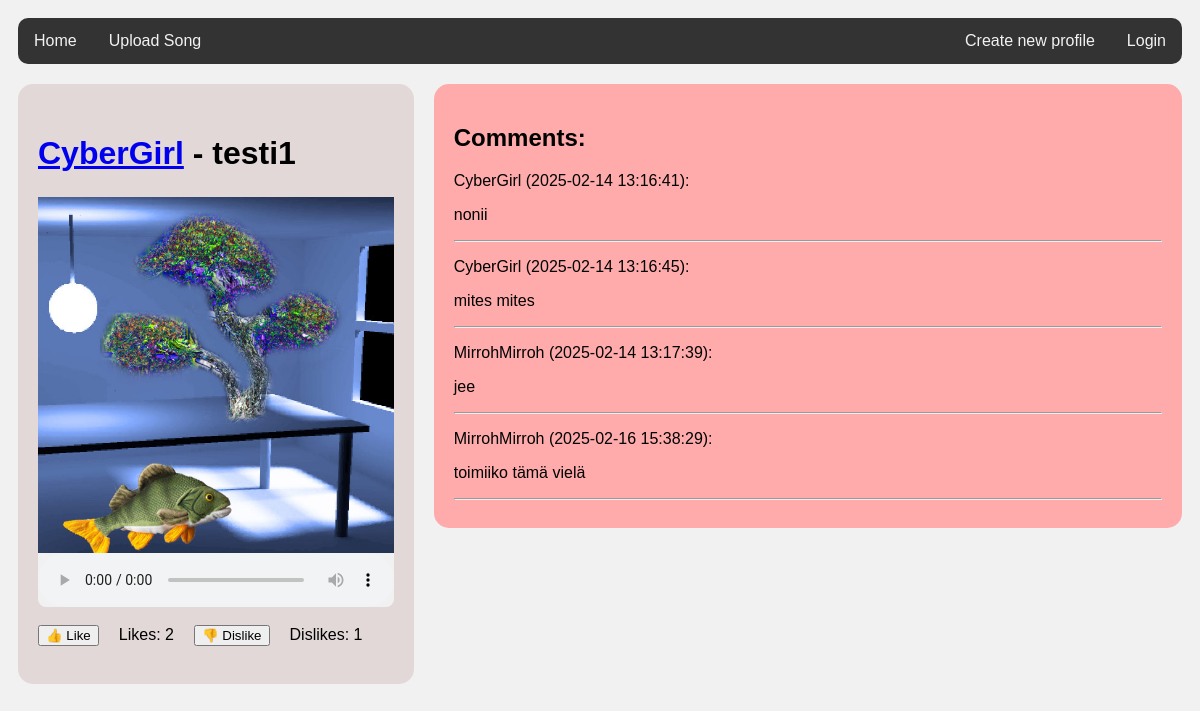
/song/1, run on the app's committed database.
### tables this page shows
CREATE TABLE songs (
    id INTEGER PRIMARY KEY,
    user_id INTEGER NOT NULL,
    title TEXT NOT NULL,
    artist TEXT NOT NULL CHECK (LENGTH(artist) > 0),
    audio_file_path TEXT NOT NULL,
    image_file_path TEXT NOT NULL,
    upload_date DATETIME DEFAULT CURRENT_TIMESTAMP,
    genre TEXT CHECK (LENGTH(genre) > 0),
    duration INTEGER CHECK (duration > 0),
    FOREIGN KEY (user_id) REFERENCES users(id) ON DELETE CASCADE
);

CREATE TABLE messages (
    id INTEGER PRIMARY KEY,
    content TEXT,
    sent_at TEXT,
    user_id INTEGER REFERENCES users,
    thread_id INTEGER REFERENCES threads
);

CREATE TABLE users (
    id INTEGER PRIMARY KEY,
    username TEXT UNIQUE,
    password_hash TEXT,
    image BLOB
, bio TEXT);

### app.py (the view)
@app.route("/song/<int:id>")
def show_song(id):
    song = users.get_song(id)
    thread = forum.get_thread(id)
    messages = forum.get_messages(id)
    like_counter = get_likes(id)
    dislike_counter = get_dislikes(id)
    return render_template("show_song.html", song=song, thread=thread, messages=messages, like_counter=like_counter, dislike_counter=dislike_counter)

### db.py (called while the page is built)
def get_connection():
    con = sqlite3.connect("database.db")
    con.execute("PRAGMA foreign_keys = ON")
    con.row_factory = sqlite3.Row
    return con

def query(sql, params=[]):
    con = get_connection()
    result = con.execute(sql, params).fetchall()
    con.close()
    return result

### forum.py (called while the page is built)
def get_thread(id):
    sql = """SELECT t.id
             FROM threads t
             WHERE t.id = ?"""
    result = db.query(sql, [id])
    return result[0]

def get_messages(id):
    sql = """SELECT m.id, m.content, m.sent_at, m.user_id, u.username
             FROM messages m, users u
             WHERE m.user_id = u.id AND m.thread_id = ?
             ORDER BY m.id"""
    return db.query(sql, [id])

### repositories/songs_repository.py (called while the page is built)
def get_likes(id):
    sql = "SELECT COUNT(*) FROM likes WHERE song_id = ? AND is_like = 1"
    result = db.query(sql, [id])  # Assuming db.query() returns fetched data
    return result[0][0] if result else 0  # Extract the count from the result

def get_dislikes(id):
    sql = "SELECT COUNT(*) FROM likes WHERE song_id = ? AND is_like = 0"
    result = db.query(sql, [id])  # Assuming db.query() returns fetched data
    return result[0][0] if result else 0  # Extract the count from the result

### users.py (called while the page is built)
def get_song(id):
    sql = """SELECT id, user_id, title, artist, audio_file_path, image_file_path, genre
             FROM songs
             WHERE id = ?"""
    result = db.query(sql, [id])
    return result[0] if result else None

### templates/show_song.html (shortened to what this page needs)
<!DOCTYPE html>
<html>
<head>
  <link rel="stylesheet" href="../static/styles.css">
</head>
<body>
  <div class="topnav">
    <a href="/">Home</a>
    <a href="/upload_song">Upload Song</a>
    {% if session.username %}
    <a href="/logout" style="float:right">Logout</a>
    {% else %}
    <a href="/login_page" style="float:right">Login</a>
    <a href="/register" style="float:right">Create new profile</a>
    {% endif %}
  </div>
  <div class="row">
    <div class="leftcolumn">
      <div class="card2">
        <div class="song-info">
          <h1><a href="/user/{{ song.user_id }}">{{ song.artist }}</a> - {{ song.title }}</h1>
        </div>
        <br>
        <img src="{{ url_for('static', filename=song.image_file_path.split('static/')[-1]) }}" alt="Kansikuva" width="100%">
        <audio controls class="audio2">
          {% if song.audio_file_path.endswith('.mp3') %}
          <source src="{{ url_for('static', filename=song.audio_file_path.split('static/')[-1]) }}" type="audio/mpeg">
          {% elif song.audio_file_path.endswith('.wav') %}
          <source src="{{ url_for('static', filename=song.audio_file_path.split('static/')[-1]) }}" type="audio/wav">
          {% else %}
              <p>Tiedostotyyppi ei tuettu.</p>
          {% endif %}
        </audio>
        <br>
        <div class="likes">
          <form action="/like/{{ song.id }}" method="post">
            <button type="submit">👍 Like</button>
          </form>
          <p>Likes: {{ like_counter }}</p>
          <form action="/dislike/{{ song.id }}" method="post">
              <button type="submit">👎 Dislike</button>
          </form>
          <p>Dislikes: {{ dislike_counter }}</p>
        </div>
        <br>
      </div>
    </div>
    <div class="rightcolumn">
      <div class="card-songpage">
        <h2>Comments:</h2>
        {% for message in messages %}
        <p>
          {{ message.username }} ({{ message.sent_at }}):
        </p>
        <p>
          {{ message.content }}
        </p>
        <hr />
        {% endfor %}
      </div>
    </div>
  </div>
</body>
</html>

### static/styles.css (style rules this page uses)
* { box-sizing: border-box; }
body { font-family: Arial; padding: 10px; background: #f1f1f1; }
.topnav { overflow: hidden; background-color: #333; border-radius: 10px; }
.topnav a { float: left; display: block; color: #f2f2f2; text-align: center; padding: 14px 16px; text-decoration: none; }
.leftcolumn { float: left; width: 34%; }
.rightcolumn { float: left; width: 66%; background-color: #f1f1f1; padding-left: 20px; overflow: hidden; }
.card2 { background-color: rgb(226, 216, 216); padding: 20px; margin-top: 20px; border-radius: 15px; display: flex; flex-direction: column; }
.card-songpage { background-color: rgb(255, 171, 171); padding: 20px; margin-top: 20px; border-radius: 15px; }
.audio2 { width: 100%; border-radius: 0px 0px 8px 8px; background-color: #f1f1f1; }
.song-info { display: flex; flex-wrap: nowrap; gap: 10px; margin-top: 10px; margin-bottom: -15px; }
.likes { display: flex; align-items: center; gap: 20px; }
.likes form { display: flex; align-items: center; }
.likes p { margin: 0; }
.row::after { content: ""; display: table; clear: both; }

### data on the page
songs: artist "CyberGirl", title "testi1", image_file_path (picture)
messages: username "CyberGirl", sent_at "2025-02-14 13:16:41", content "nonii"
messages: username "CyberGirl", sent_at "2025-02-14 13:16:45", content "mites mites"
messages: username "MirrohMirroh", sent_at "2025-02-14 13:17:39", content "jee"
messages: username "MirrohMirroh", sent_at "2025-02-16 15:38:29", content "toimiiko tämä vielä"

### other printed values
{{ like_counter }} "2"
{{ dislike_counter }} "1"
